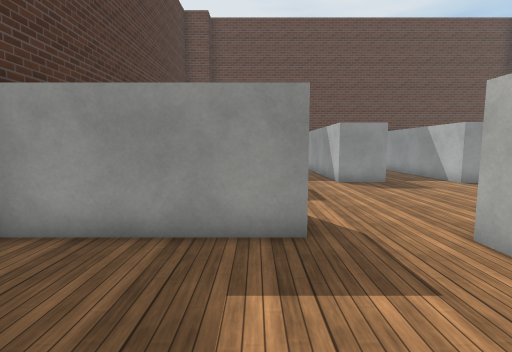
view 1 (above)

23 first-person views from a walk through a scene from a Unity 3-D project. The camera is 1.5 m above the floor, tilts 6° down and sees 85° across. The floor is counted in squares, 1 m on a side. Each view is taken from the middle of a square. On the plan, view 1 faces up. The plan holds only what a view shows up to about 14 squares ahead; the rest is blank. The player character is not drawn. Some animated figures are left out. Surface patterns are stand-ins for the level's own textures.

view 2
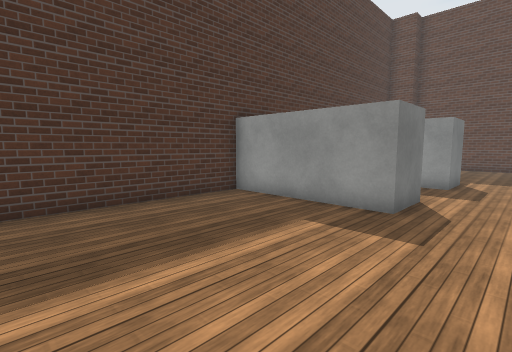

view 3
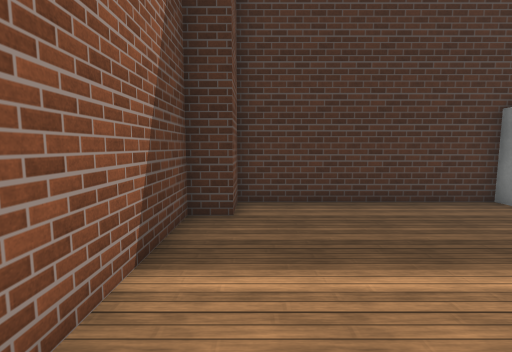

view 4
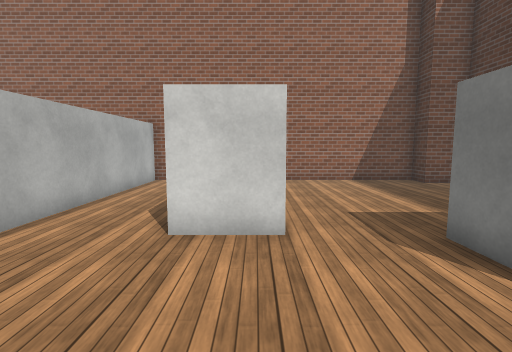

view 5
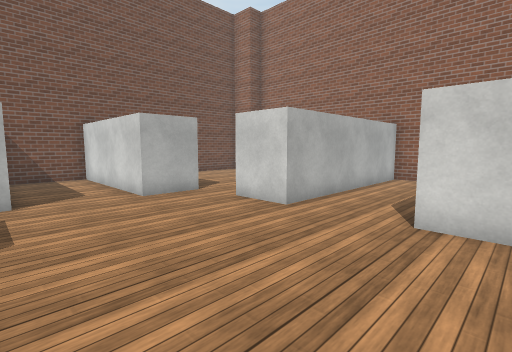

view 6
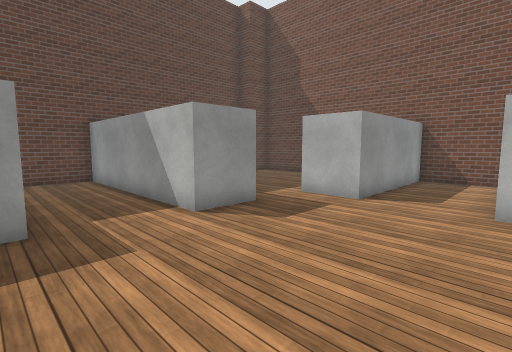

view 7
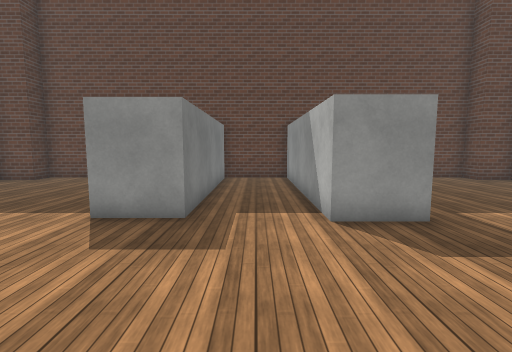

view 8
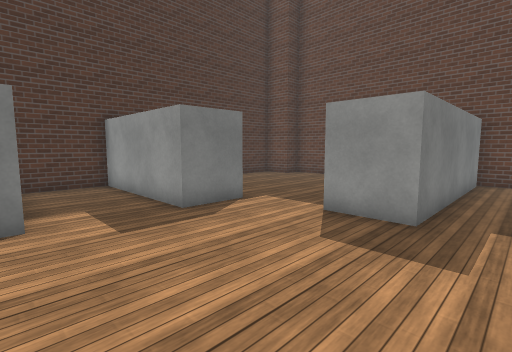

view 9
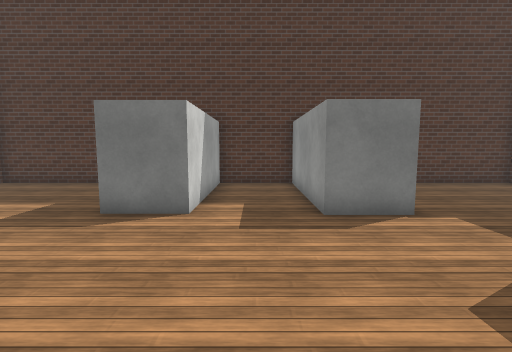

view 10
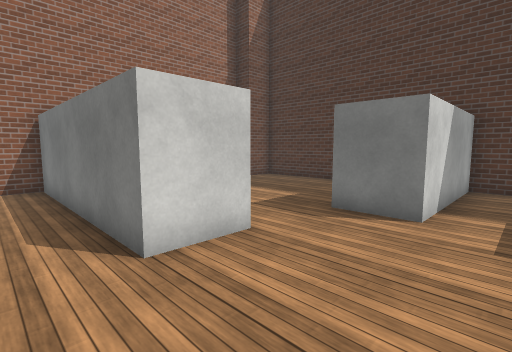

view 11
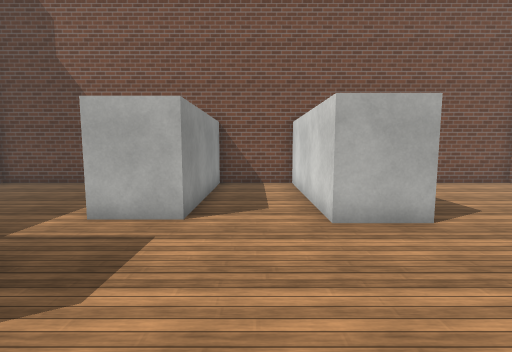

view 12
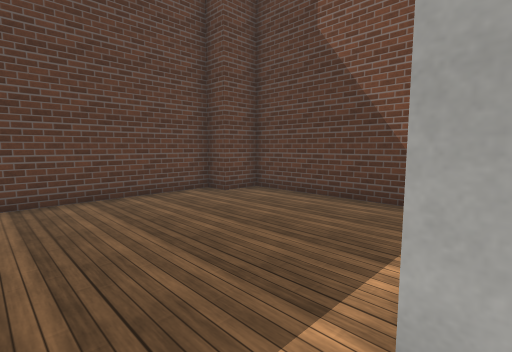

view 13
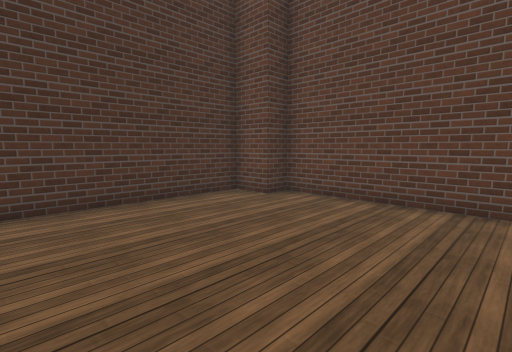

view 14
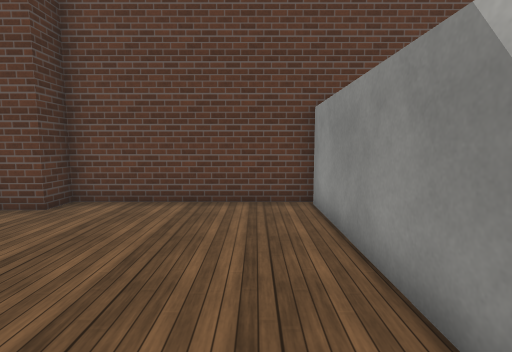

view 15
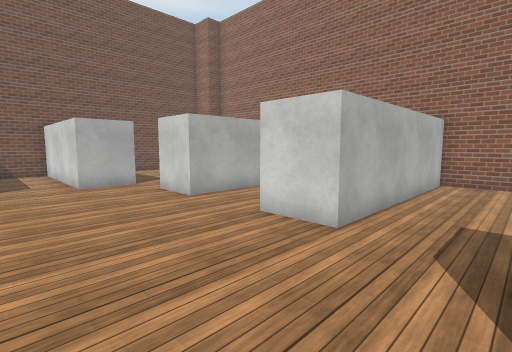

view 16
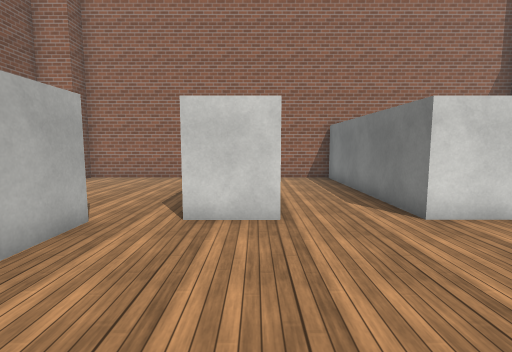

view 17
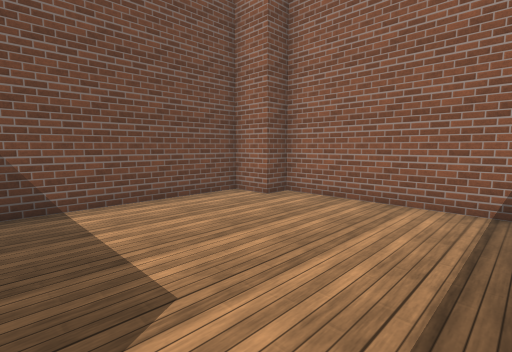

view 18
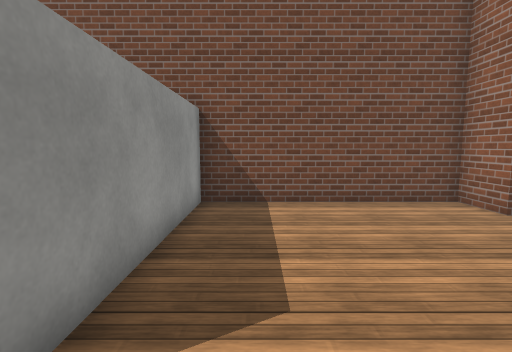

view 19
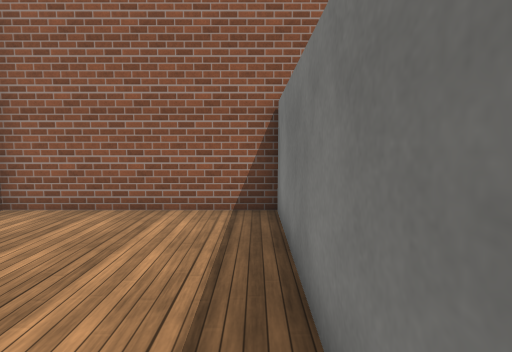

view 20
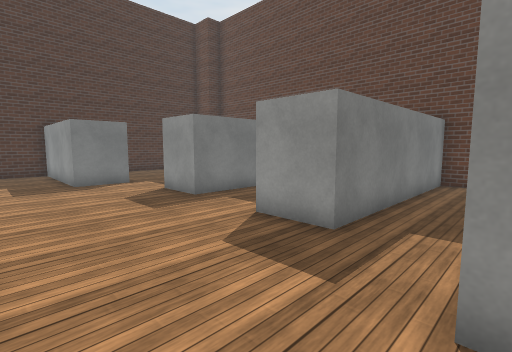

view 21
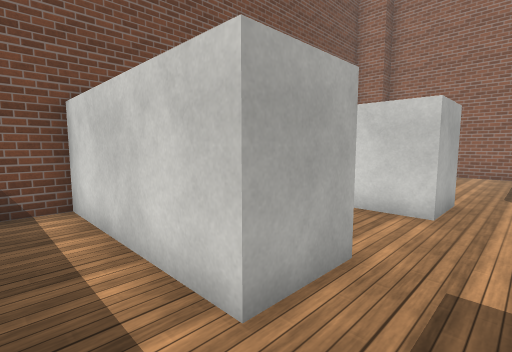

view 22
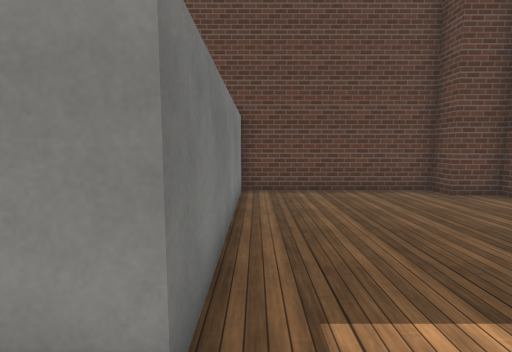

view 23
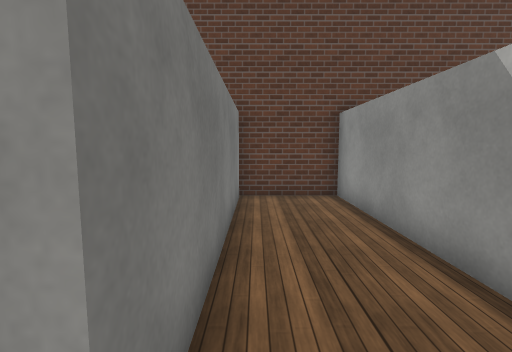

### Floor plan
Ten units are one square. View 1 is at (0, 0); x grows to the right and y downward. Boxes are objects, and circles mark ways between rooms. Rooms are numbered by the first view taken in them; rooms with no view inside come last. Other rooms are left out.
<svg viewBox="-50 -200 240 240">
<path fill="none" stroke="#000" d="M8 -55 8 -45 -45 -45 -45 25 -30 25 -30 35 35 35 35 -44M35 -44 55 -44 55 35 85 35 85 -44 105 -44M105 -125 105 -115 85 -115 85 -195 54 -195M124 -55 124 -65 185 -65 185 -95 127 -95 127 -115M8 -116 8 -95 -45 -95 -45 -65 8 -65 8 -55M55 -192 55 -118 35 -118M35 -118 35 -192M36 -195 -30 -195 -30 -185 -45 -185 -45 -122M105 -25 105 35 170 35 170 25 185 25 185 -45 124 -45 124 -55M127 -115 185 -115 185 -185 170 -185 170 -195 105 -195 105 -125"/>
<circle cx="25" cy="-50" r="3" fill="#2a7"/>
<circle cx="25" cy="-115" r="3" fill="#2a7"/>
<circle cx="110" cy="-50" r="3" fill="#2a7"/>
<circle cx="115" cy="-115" r="3" fill="#2a7"/>
<text x="0" y="-10">1</text>
<text x="70" y="-80">2</text>
<text x="0" y="-150">3</text>
<text x="140" y="-10">4</text>
<text x="140" y="-150">5</text>
</svg>
Room 1 opens to room 2. Room 2 opens to room 3. Room 2 opens to room 4. Room 2 opens to room 5.

Where each view was taken, in squares from view 1:
view 1: 0 up, 0 right, facing up
view 2: 2 down, 3 right, facing up-left
view 3: 2 down, 3 right, facing left
view 4: 9 up, 4 right, facing down
view 5: 10 up, 4 right, facing down-right
view 6: 6 up, 5 right, facing up-right
view 7: 6 up, 7 right, facing up
view 8: 6 up, 7 right, facing up-left
view 9: 8 up, 7 right, facing left
view 10: 8 up, 7 right, facing down-left
view 11: 8 up, 7 right, facing right
view 12: 11 up, 11 right, facing up-right
view 13: 12 up, 3 right, facing up-left
view 14: 12 up, 2 right, facing up
view 15: 9 up, 1 right, facing down-right
view 16: 10 up, 9 right, facing down
view 17: 4 up, 11 right, facing down-right
view 18: 3 up, 11 right, facing right
view 19: 3 up, 11 right, facing down
view 20: 7 up, 13 right, facing up-left
view 21: 13 up, 11 right, facing down-right
view 22: 10 up, 11 right, facing up
view 23: 11 up, 6 right, facing up
